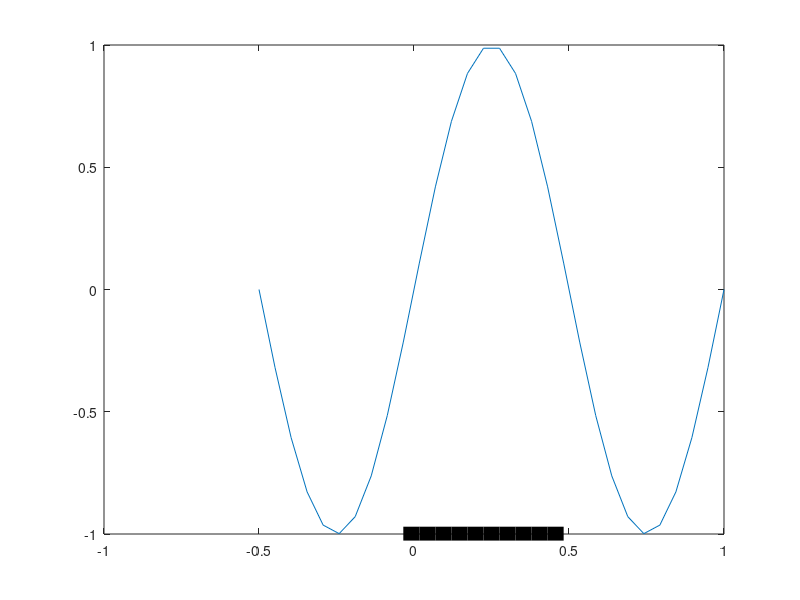

Write MATLAB code to recreate this figure.
figure;
t=linspace(-.5,1,30);
sig1=sin(2*pi*1*t);
plot(t,sig1)
% make 10 to 20 significant
hold on;
plot(t(10:20),min(sig1)*ones(11,1),'k-','LineWidth',10);